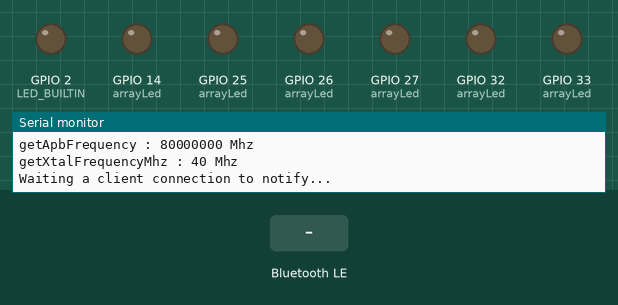
This sketch was run on a simulated ESP32. Parts: output pins drawn as LEDs (lit = HIGH), the last lines printed to the serial monitor. The test bench sets the inputs (shaded band). Nothing arrives over Bluetooth unless stated; a phone connects over Bluetooth LE 3 s after start.

Above: at 1.2 s.
1.3 s: Bluetooth LE write "LED" received
At 4.0 s:
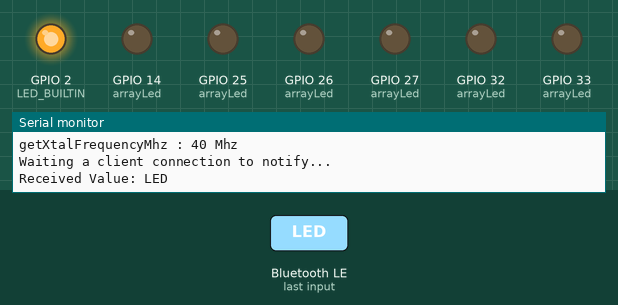
4.3 s: Bluetooth LE write "," received
5.8 s: Bluetooth LE write "1" received
Timing chart, 0 to 8.8 s (numbered marks = the images above; inputs shaded):
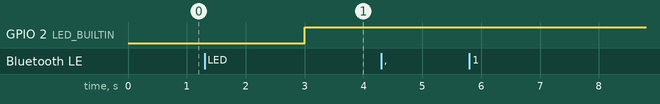

The sketch:

esp32_ble_rgbled.ino
```cpp
#include <BLEDevice.h>
#include <BLEServer.h>
#include <BLEUtils.h>
#include <BLE2902.h>
#include "esp32-hal-cpu.h"

// led pin
#define LED1_R    32
#define LED1_G    33
#define LED1_B    25
#define LED2_R    26
#define LED2_G    27
#define LED2_B    14

#define LED_ROW     2
#define LED_COLUMN  3
#define PERIOD_MAX    256

int arrayLed[LED_ROW][3] = {{LED1_R, LED1_G, LED1_B}, {LED2_R, LED2_G, LED2_B}};
int arrayDuty[LED_ROW][3] = {{0, 0, 0}, {0, 0, 0}};

// ble
BLEServer *pServer = NULL;
BLECharacteristic * pTxCharacteristic;
bool deviceConnected = false;

#define SERVICE_UUID           "6E400001-B5A3-F393-E0A9-E50E24DCCA9E" // UART service UUID
#define CHARACTERISTIC_UUID_RX "6E400002-B5A3-F393-E0A9-E50E24DCCA9E"
#define CHARACTERISTIC_UUID_TX "6E400003-B5A3-F393-E0A9-E50E24DCCA9E"

// deebug
char buffer[50];

class MyServerCallbacks: public BLEServerCallbacks {
    void onConnect(BLEServer* pServer) {
      deviceConnected = true;
      digitalWrite(LED_BUILTIN, HIGH);
    }

    void onDisconnect(BLEServer* pServer) {
      deviceConnected = false;
      digitalWrite(LED_BUILTIN, LOW);
    }
};

class MyCallbacks: public BLECharacteristicCallbacks {
    void onWrite(BLECharacteristic *pCharacteristic) {
      std::string rxValue = pCharacteristic->getValue();

      if (rxValue.length() > 0) {
        Serial.print("Received Value: ");
        for (int i = 0; i < rxValue.length(); i++)
          Serial.print(rxValue[i]);
        Serial.println();

        String strRxCmd = rxValue.c_str();
        if(strRxCmd.startsWith("LED"))
        {
          int pos_row = 0, pos_column = 0;
          String strDutyValue = strRxCmd.substring(strRxCmd.indexOf(",") + 1, strRxCmd.length());
          pos_row = (strRxCmd.charAt(3)=='1')?0:1;
          switch(strRxCmd.charAt(4))
          {
            case 'R': pos_column = 0;      break;
            case 'G': pos_column = 1;      break;
            case 'B': pos_column = 2;      break;
          }
          int ledc_count = (pos_row * LED_COLUMN) + pos_column;
          arrayDuty[pos_row][pos_column] = strDutyValue.toInt();
          ledcWrite(ledc_count, arrayDuty[pos_row][pos_column]);
        }
      }
    }
};

void setup() {
  Serial.begin(115200);

  int ledc_count = 0;
  for(int i = 0; i < LED_ROW; i++)
  {
    for(int j = 0; j < LED_COLUMN; j++)
    {
      ledcAttachPin(arrayLed[i][j], ledc_count);
      ledcSetup(ledc_count, 60, 8); // 12 kHz PWM, 8-bit resolution
      ledc_count++;
    }
  }
  sprintf(buffer, "getCpuFrequencyMhz : %d Mhz", getCpuFrequencyMhz());     Serial.println(buffer);
  sprintf(buffer, "getApbFrequency : %d Mhz", getApbFrequency());           Serial.println(buffer);
  sprintf(buffer, "getXtalFrequencyMhz : %d Mhz", getXtalFrequencyMhz());   Serial.println(buffer);

  pinMode(LED_BUILTIN, OUTPUT);

  // Create the BLE Device
  BLEDevice::init("UART Service");

  // Create the BLE Server
  pServer = BLEDevice::createServer();
  pServer->setCallbacks(new MyServerCallbacks());

  // Create the BLE Service
  BLEService *pService = pServer->createService(SERVICE_UUID);

  // Create a BLE Characteristic
  pTxCharacteristic = pService->createCharacteristic(
                    CHARACTERISTIC_UUID_TX,
                    BLECharacteristic::PROPERTY_NOTIFY
                  );

  pTxCharacteristic->addDescriptor(new BLE2902());

  BLECharacteristic * pRxCharacteristic = pService->createCharacteristic(
                       CHARACTERISTIC_UUID_RX,
                      BLECharacteristic::PROPERTY_WRITE
                    );

  pRxCharacteristic->setCallbacks(new MyCallbacks());

  // Start the service
  pService->start();

  // Start advertising
  pServer->getAdvertising()->start();
  Serial.println("Waiting a client connection to notify...");
}

void loop()
{
}
```
